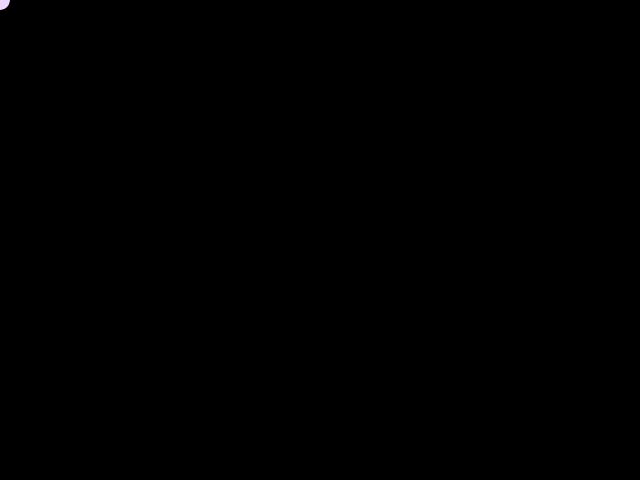
Frame 1 (no input)
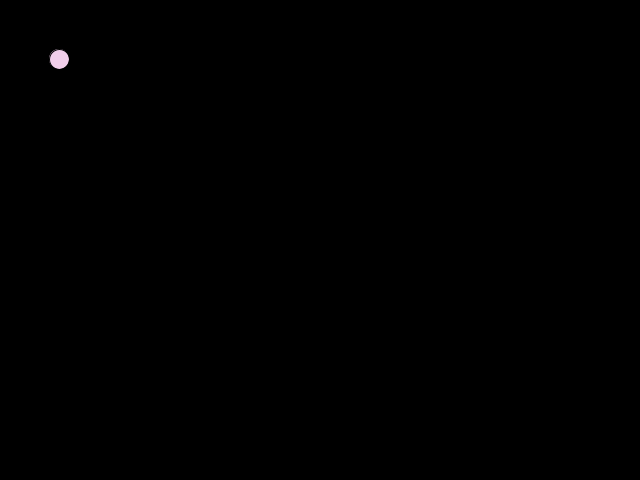
Frame 60 (the mouse pressed at the canvas centre just before this capture)
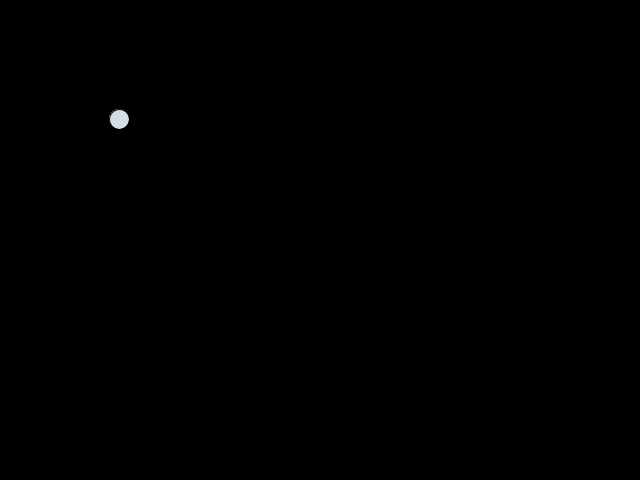
Frame 120 (the mouse held since frame 60 and released just before this capture)

The Processing sketch that drew these frames (run headless with seeded random() and noise(); from frame 60 on, the mouse is pressed at the canvas centre):

// Processing sketch: sketch_bouncing_ball_complete
// ── sketch_bouncing_ball_complete.pde
float x = 0;
float y = 0;

//to define the direction of the movement
float xspeed = 1;
float yspeed = 1;


void setup () {
size (640, 480);
frameRate(80);
  
}

void draw () {
  background (0);
  
  fill (random (200,255), random (200,255), random (200,255));
  ellipse (x, y, 20, 20);
  
  x = x + xspeed;
  if ((x > width -10) || (x < 0)) {
    xspeed = xspeed * -1;
  }
  
  y = y + yspeed;
  if (( y > height -10) || (y < 0)) {
    yspeed = yspeed * -1;
  }
}
